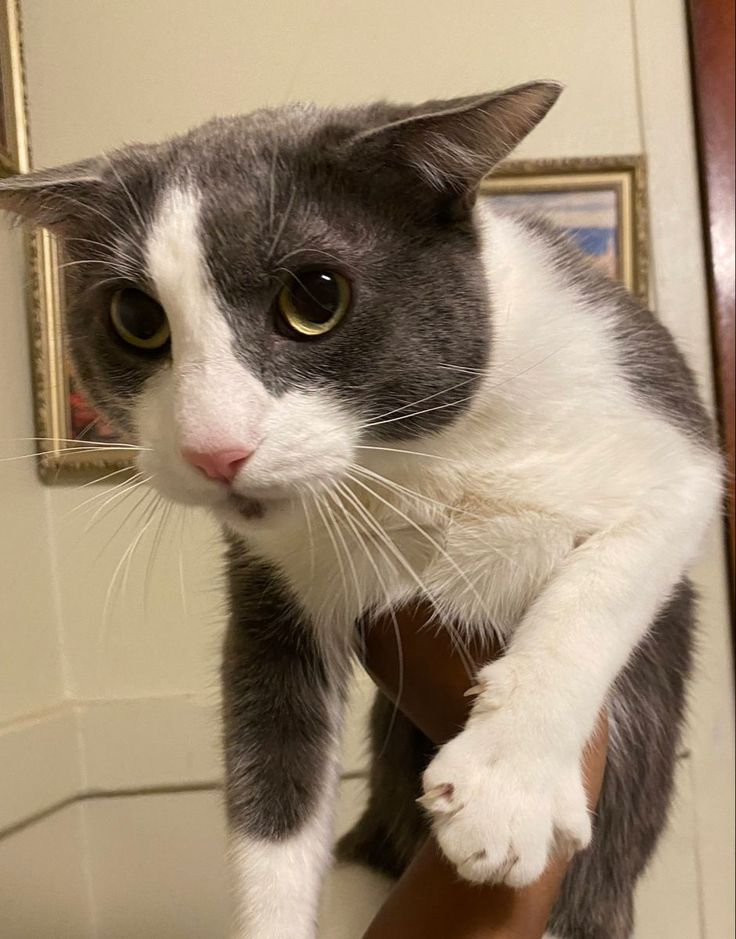
#> input picture learning/images/cat2.jpg, 736 x 939 px, found by its file name; its folder holds 4 pictures in this run
$ python hsv_color_segmentation.py
#> lines starting #> are read from the running program, lines starting #| are printed output that depends on the picture; after the words box and inside, x2 and y2 are one past the last pixel; in counts of white or black regions, pixels touching at a corner belong together
import os, cv2
import numpy as np
import matplotlib.pyplot as plt


def color_segmentation(image_name):
#> called with image_name = 'cat2.jpg'
    root = os.getcwd()
    input_path = os.path.join(root, f"images\\{image_name}")
    image = cv2.imread(input_path)
#> image is the input picture: shape (939, 736, 3); mean B, G, R 114.8, 137.4, 155.8
    image = cv2.GaussianBlur(image, (7, 7), 0)
    imageRGB = cv2.cvtColor(image, cv2.COLOR_BGR2RGB)
    imageHSV = cv2.cvtColor(image, cv2.COLOR_BGR2HSV)
#> imageHSV: shape (939, 736, 3); mean H, S, V 16.3, 81.4, 155.9

    lower_hsv = np.array([0, 0, 0])
    upper_hsv = np.array([30, 180, 120])

    mask = cv2.inRange(imageHSV, lower_hsv, upper_hsv)
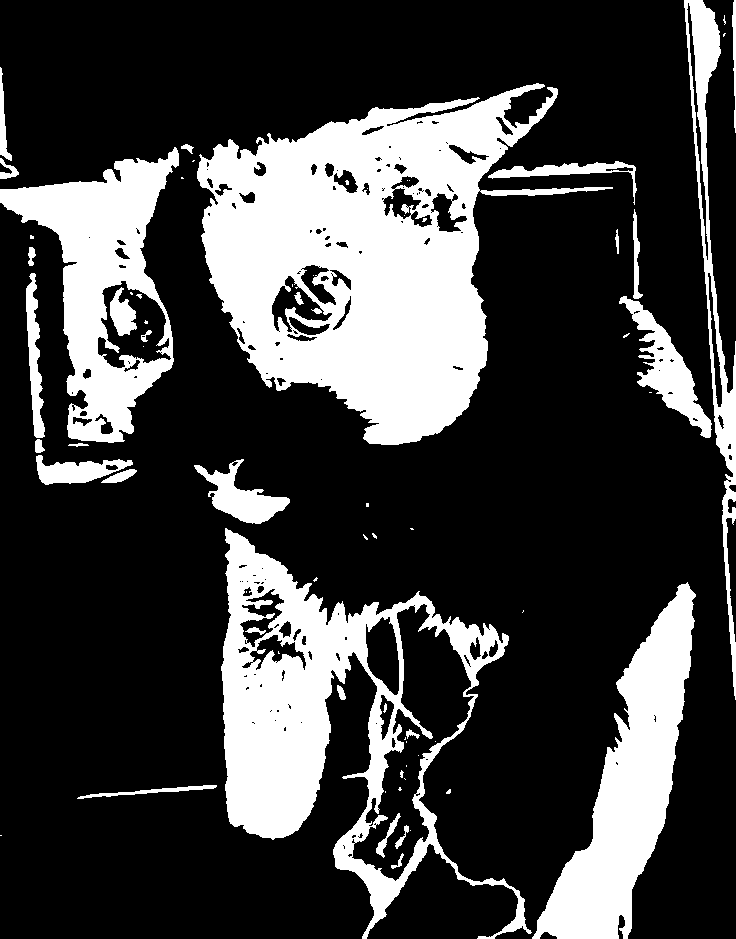
#> mask: shape (939, 736); 25.4% white; 71 white regions (38 under 20 px), largest, box (x1, y1, x2, y2) and area: (197, 83, 613, 445) 71328, (221, 528, 532, 939) 37712, (532, 582, 696, 939) 22595
    mask_inverse = cv2.bitwise_not(mask)
    extracted = cv2.bitwise_and(imageRGB, imageRGB, mask = mask)
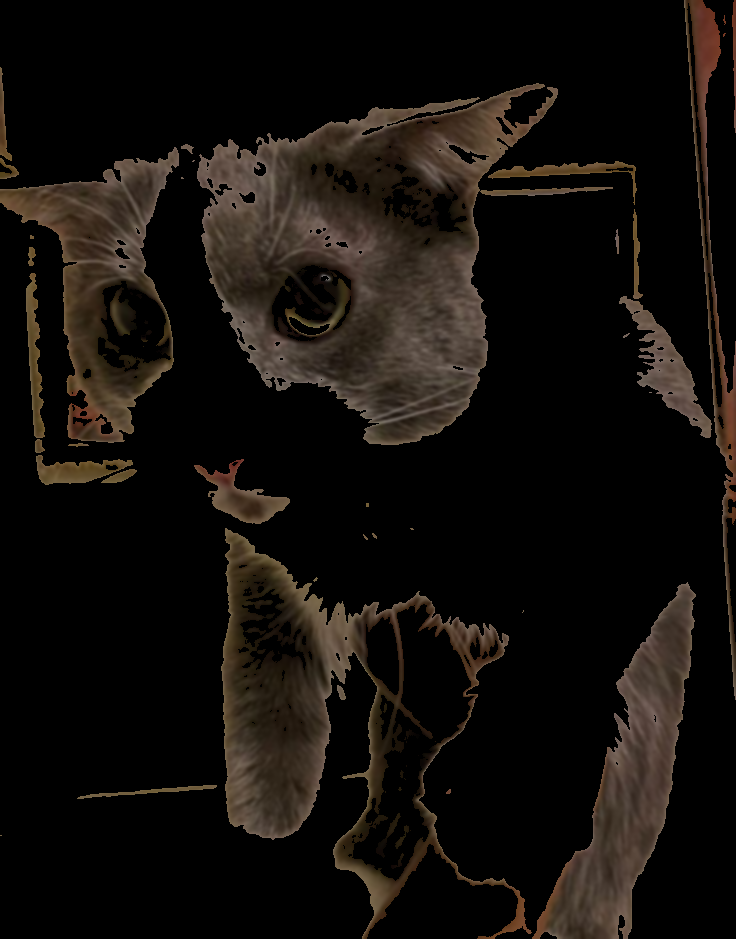
#> extracted: shape (939, 736, 3); mean R, G, B 19.3, 15.2, 11.7
    extracted2 =  cv2.bitwise_and(imageRGB, imageRGB, mask = mask_inverse)
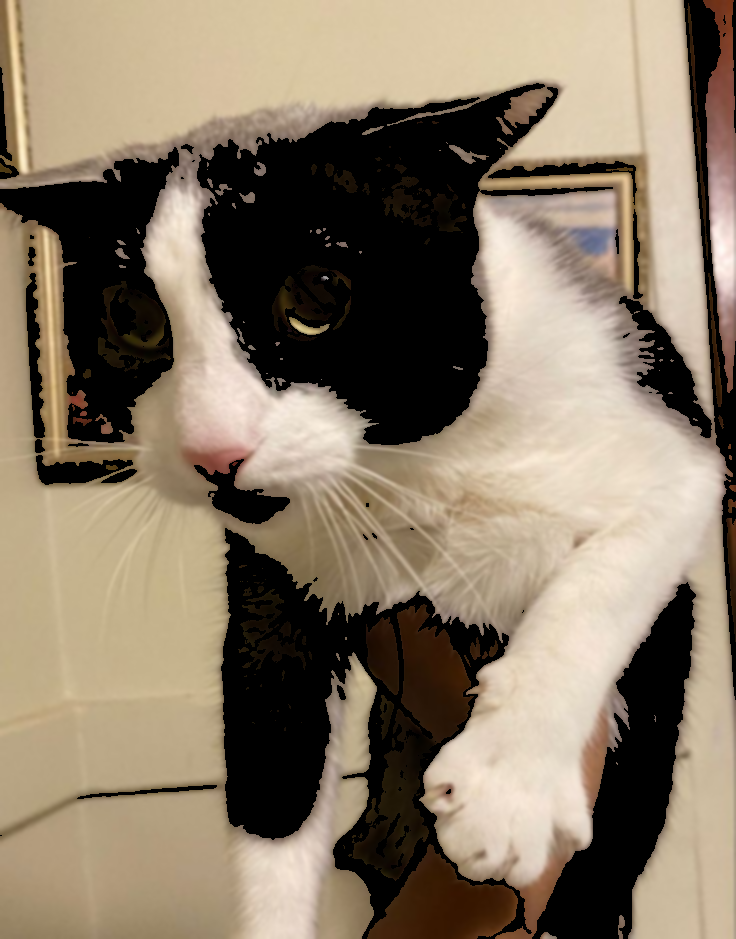
#> extracted2: shape (939, 736, 3); mean R, G, B 136.6, 122.2, 103.1
    # image
    plt.figure()
    plt.subplot(221)
    plt.imshow(imageRGB)
    plt.title("cat")

    plt.subplot(222)
    plt.imshow(mask)
    plt.title("mask")

    plt.subplot(223)
    plt.imshow(extracted)
    plt.title("final")

    plt.subplot(224)
    plt.imshow(extracted2)
    plt.title("final")
    plt.show()
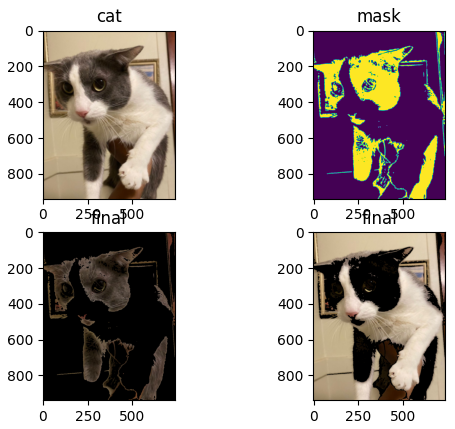
#> figure drawn by matplotlib, 4 panels

def main():
    color_segmentation("cat2.jpg")

if __name__ == "__main__":
    main()
